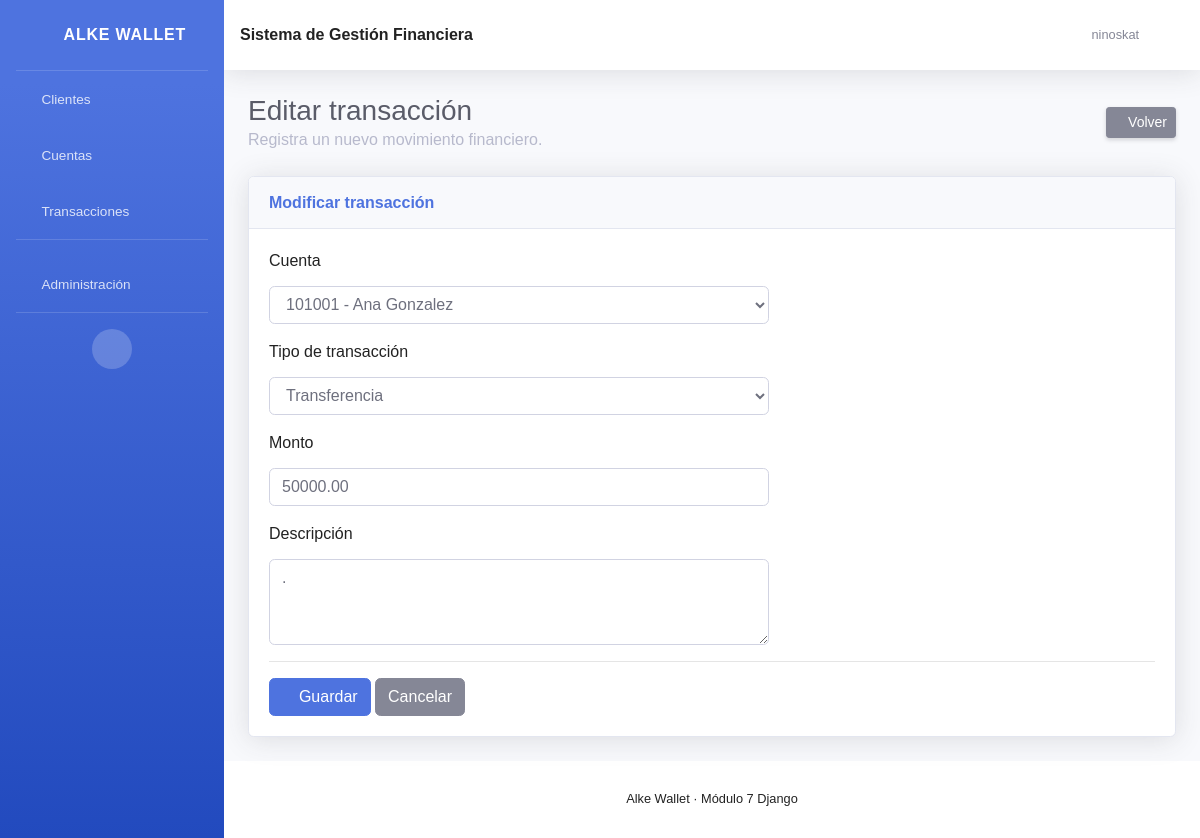
/transacciones/editar/3/ (signed in), run on an earlier commit of the app's database.
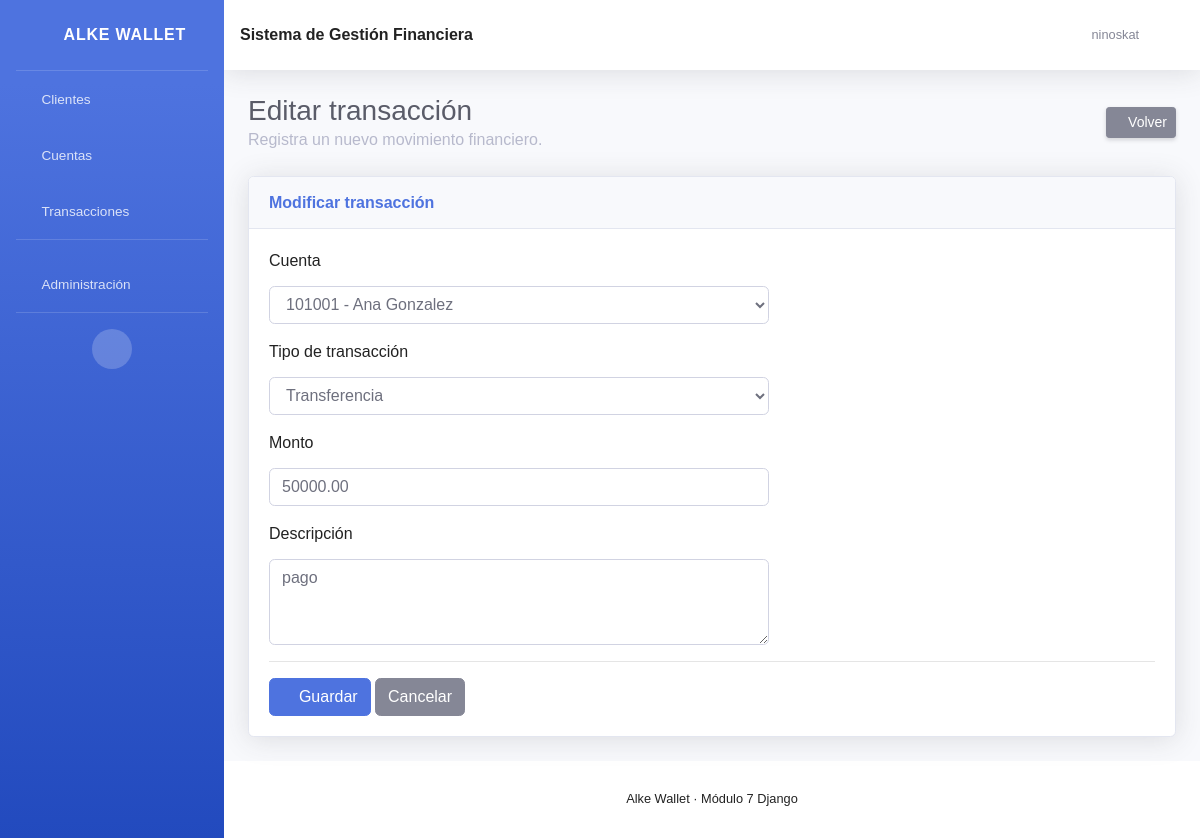
And on a later commit of the database.
### gestion/models.py (models this page shows, shortened)
class Transaccion(models.Model):
    TIPOS_TRANSACCION = [
        ('DEPOSITO', 'Depósito'),
        ('RETIRO', 'Retiro'),
        ('TRANSFERENCIA', 'Transferencia'),
    ]
    cuenta = models.ForeignKey(
        Cuenta,
        on_delete=models.CASCADE,
        related_name='transacciones'
    )
    tipo = models.CharField(
        max_length=20,
        choices=TIPOS_TRANSACCION
    )
    monto = models.DecimalField(
        max_digits=12,
        decimal_places=2
    )
    descripcion = models.CharField(
        max_length=255,
        blank=True
    )
    fecha = models.DateTimeField(
        auto_now_add=True
    )

### gestion/views.py (the view)
class TransaccionUpdateView(LoginRequiredMixin, UpdateView):
    model = Transaccion
    form_class = TransaccionForm
    template_name = 'gestion/transacciones/formulario.html'
    success_url = reverse_lazy('transacciones')

### gestion/forms.py
class TransaccionForm(forms.ModelForm):
    class Meta:
        model = Transaccion
        fields = [
            'cuenta',
            'tipo',
            'monto',
            'descripcion'
        ]
        labels = {
            'cuenta': 'Cuenta',
            'tipo': 'Tipo de transacción',
            'monto': 'Monto',
            'descripcion': 'Descripción'
        }
        widgets = {
            'cuenta': forms.Select(
                attrs={
                    'class': 'form-control'
                }
            ),
            'tipo': forms.Select(
                attrs={
                    'class': 'form-control'
                }
            ),
            'monto': forms.NumberInput(
                attrs={
                    'class': 'form-control',
                    'placeholder': 'Ingrese el monto'
                }
            ),
            'descripcion': forms.Textarea(
                attrs={
                    'class': 'form-control',
                    'rows': 3,
                    'placeholder': 'Ingrese una descripción'
                }
            ),
        }

### gestion/models.py (called while the page is built)
    def __str__(self):
        return f"{self.nombre} {self.apellido}"

### gestion/templates/gestion/transacciones/formulario.html (shortened to what this page needs)
{% extends 'gestion/base.html' %}
{% block contenido %}
<div class="d-sm-flex align-items-center justify-content-between mb-4">
    <div>
        <h1 class="h3 mb-0 text-gray-800">
            {% if object %}
                Editar transacción
            {% else %}
                Nueva transacción
            {% endif %}
        </h1>
        <p class="mb-0 text-gray-500">
            Registra un nuevo movimiento financiero.
        </p>
    </div>
    <a
        href="{% url 'transacciones' %}"
        class="btn btn-sm btn-secondary shadow-sm"
    >
        <i class="fas fa-arrow-left fa-sm text-white-50"></i>
        Volver
    </a>
</div>
<div class="card shadow mb-4">
    <div class="card-header py-3">
        <h6 class="m-0 font-weight-bold text-primary">
            {% if object %}
                Modificar transacción
            {% else %}
                Registrar transacción
            {% endif %}
        </h6>
    </div>
    <div class="card-body">
        <form method="post">
            {% for field in form %}
                <div class="form-group">
                    <label for="{{ field.id_for_label }}">
                        {{ field.label }}
                    </label>
                    {{ field }}
                </div>
            {% endfor %}
            <hr>
            <button
                type="submit"
                class="btn btn-primary"
            >
                <i class="fas fa-save"></i>
                Guardar
            </button>
            <a
                href="{% url 'transacciones' %}"
                class="btn btn-secondary"
            >
                Cancelar
            </a>
        </form>
    </div>
</div>
{% endblock %}

What changed in the data, as far as the page shows it:
changed Transaccion "101001 - Ana Gonzalez": descripcion "." → "pago"
